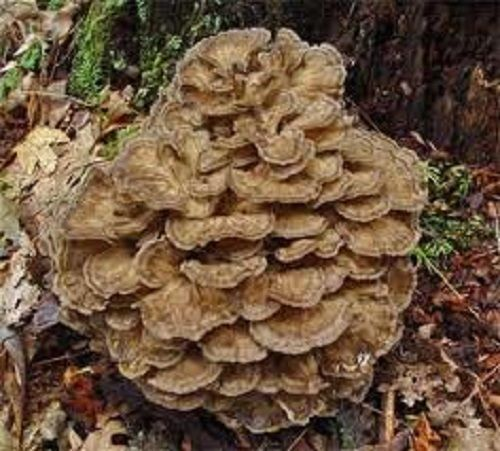
#> input picture images/mushroom.jpg, 500 x 451 px
$ python cvExplorer.py
#> lines starting #> are read from the running program, lines starting #| are printed output that depends on the picture
#!/usr/bin/env python3
import cv2
import numpy as np
import matplotlib.pyplot as plt

img= cv2.imread('images/mushroom.jpg',cv2.IMREAD_COLOR)
#> img is the input picture: shape (451, 500, 3); mean B, G, R 62.3, 84.6, 108.4
#IMREAD_GRAYSCALE = 0
#IMREAD_COLOR = 1
#IMREAD_UNCHANGED = -1


### let's do some stuff to manipulate pixels
def manipulatePixels(img):
    img[5,5]=[255,255,0]

    #Region of Image
    img[30:500, 40:200] = [255,200,50]

    mushroomROI = img[37:111, 107:194]
    img[0:74,0:87]=mushroomROI


def pltOutput(img):
    # [6 lines of commented-out code are left out]
    pass
    #savethe image

def makeSomeShapes(img):
    cv2.line(img,(0,0), (150,150),(205,40,120),15)
    cv2.rectangle(img, (15,15),(200,200), (100,20,255),5)
    cv2.circle(img, (90,400), 30, (0,0,10), -1)

    pts = np.array([[300,300],[100,30],[50,400]], np.int32)
    #pts = pts.reshape((-1,1,2))
    cv2.polylines(img, [pts], True, (100,255,80),2)

def makeSomeTxt(img):
    font= cv2.FONT_HERSHEY_SIMPLEX
    cv2.putText(img, 'woooordszzz', (10,50), font, 1.2, (80,80,200), 2, cv2.LINE_AA)
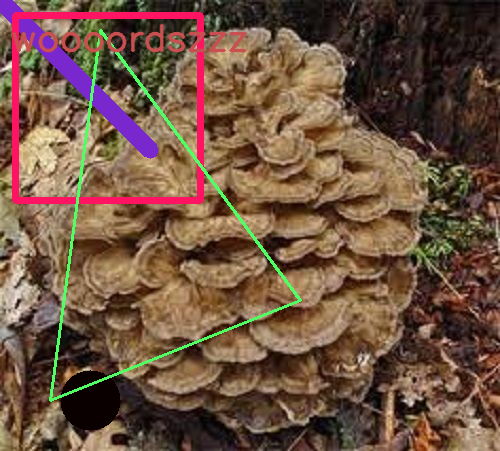
#> img: shape (451, 500, 3); mean B, G, R 65, 83.2, 110.9

def saveAlot(img):
    cv2.imwrite('images/graybody.png', img)

if __name__ == "__main__":
    makeSomeShapes(img)
    makeSomeTxt(img)
    cv2.imshow('fruiting bodies', img)
    cv2.waitKey(0)
    cv2.destroyAllWindows()

$ run again, with images/quartz.jpg copied over images/mushroom.jpg
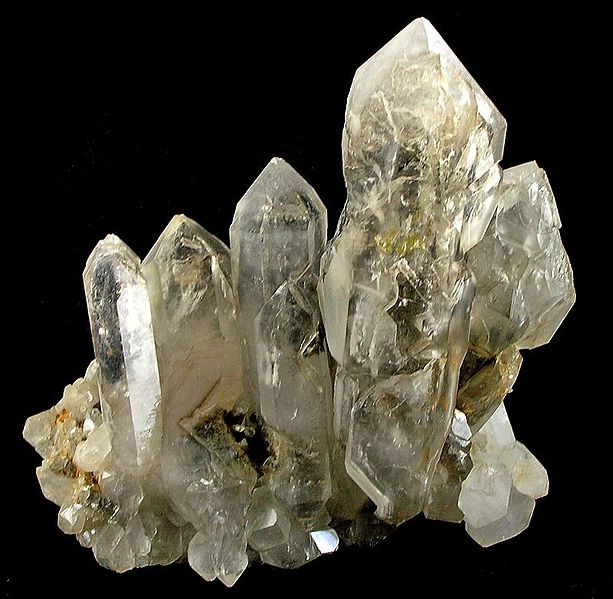
#> input picture images/quartz.jpg, 613 x 599 px
#> img is the input picture: shape (599, 613, 3); mean B, G, R 56.1, 68.2, 71.8
#> in makeSomeTxt, `cv2.putText(img, 'woooordszzz', (10,50), font, 1.2, (80,80,200), 2, cv..`:
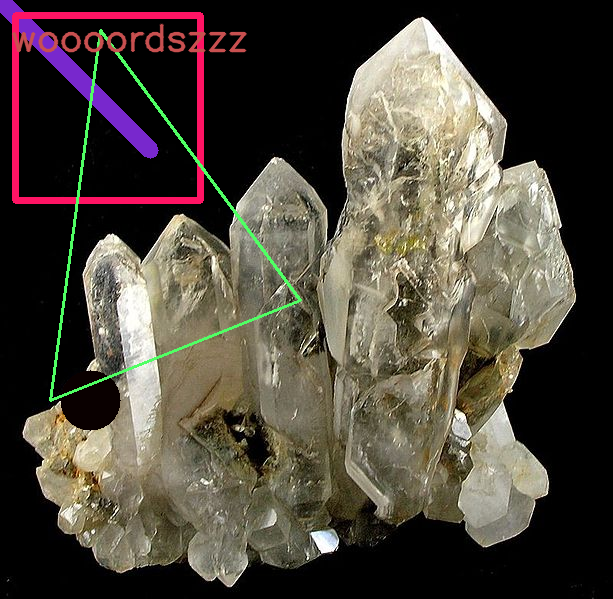
#> img: shape (599, 613, 3); mean B, G, R 59.4, 69.8, 76.6
